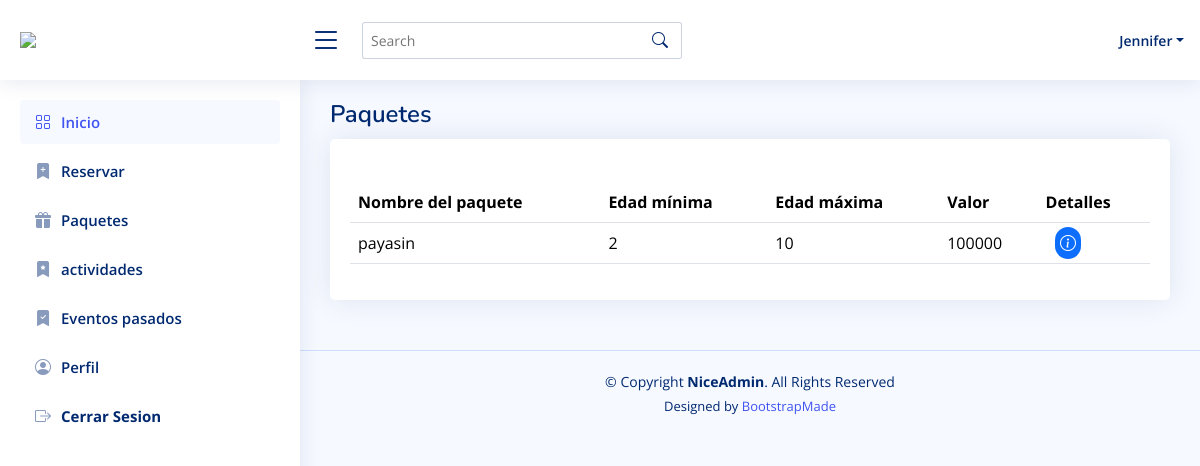
/model/cliente/paquetes.php (signed in), run on an earlier commit of the app's database.
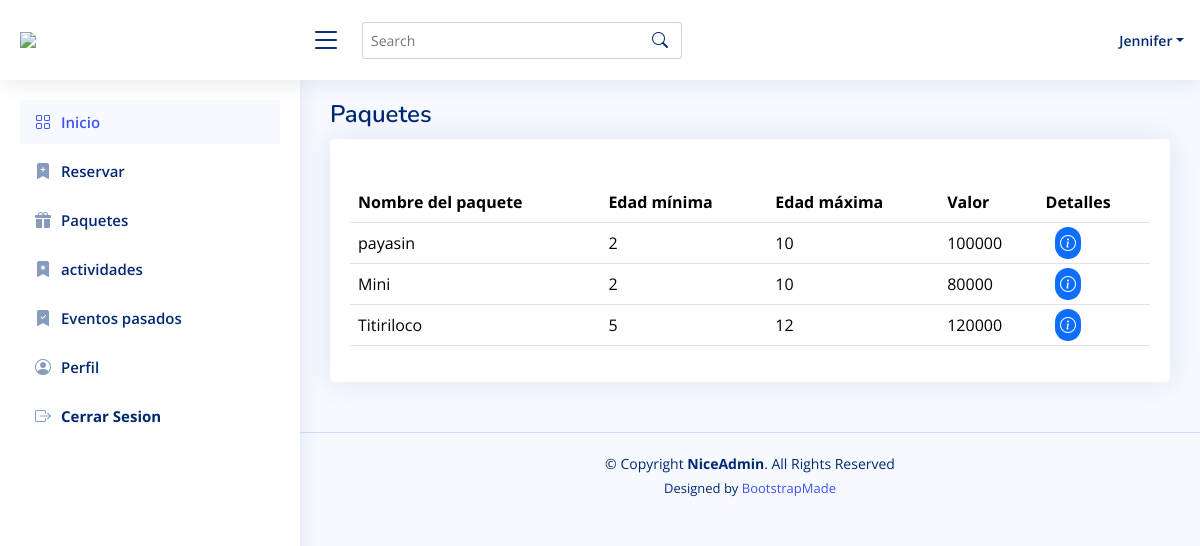
And on a later commit of the database.
### tables this page shows
CREATE TABLE `paquetes` (
  `id_paquetes` int(11) NOT NULL,
  `nombre_paquete` varchar(40) NOT NULL,
  `edad_min` int(11) NOT NULL,
  `edad_max` int(11) NOT NULL,
  `valor` bigint(20) NOT NULL
);

### model/cliente/paquetes.php (the view, shortened to what this page needs)
<?php
    include 'plantilla.php';
    ?>
<main id="main" class="main">
  <div class="pagetitle">
    <h1>Paquetes</h1>
  </div>
  <section class="section">
        <div class="row">
            <div class="col-lg-12">
                <div class="card">
                    <div class="card-body">
                        <h5 class="card-title"></h5>
                            <table class="table datatable">
                                <thead>
                                    <tr>
                                        <th>Nombre del paquete</th>
                                        <th>Edad mínima</th>
                                        <th>Edad máxima</th>
                                        <th>Valor</th>
                                        <th>Detalles</th>
                                    </tr>
                                </thead>
                                <tbody>
                                    <?php
                                    $con_paquetes = $con->prepare("SELECT * FROM paquetes");
                                    $con_paquetes->execute();
                                    $paquetes = $con_paquetes->fetchAll(PDO::FETCH_ASSOC);
                                    foreach ($paquetes as $fila) {
                                        $nombre_paquete = $fila['nombre_paquete'];
                                        $edad_min = $fila['edad_min'];
                                        $edad_max = $fila['edad_max'];
                                        $valor = $fila['valor'];
                                    ?>
                                    <tr>
                                        <td><?php echo $nombre_paquete ?></td>
                                        <td><?php echo $edad_min ?></td>
                                        <td><?php echo $edad_max ?></td>
                                        <td><?php echo $valor ?></td>
                                        <td>
                                            <a href="" class="boton"
                                                onclick="window.open('detalles/detalle_paquetes.php?id=<?php echo $fila['id_paquetes'] ?>','','width=600,height=400,toolbar=NO');return false;">
                                                <i class="bi bi-info-circle"></i>
                                            </a>
                                        </td>
                                    </tr>
                                    <?php
                                    }
                                    ?>
                                </tbody>
                            </table>
            </div>
          </div>
        </div>
      </div>
    </section>
  </main>
  <footer id="footer" class="footer">
    <div class="copyright">
      &copy; Copyright <strong><span>NiceAdmin</span></strong>. All Rights Reserved
    </div>
    <div class="credits">
      Designed by <a href="https://bootstrapmade.com/">BootstrapMade</a>
    </div>
  </footer>
</body>
</html>

What changed in the data, as far as the page shows it:
added paquetes: nombre_paquete "Mini", edad_min "2", edad_max "10", valor "80000"
added paquetes: nombre_paquete "Titiriloco", edad_min "5", edad_max "12", valor "120000"
